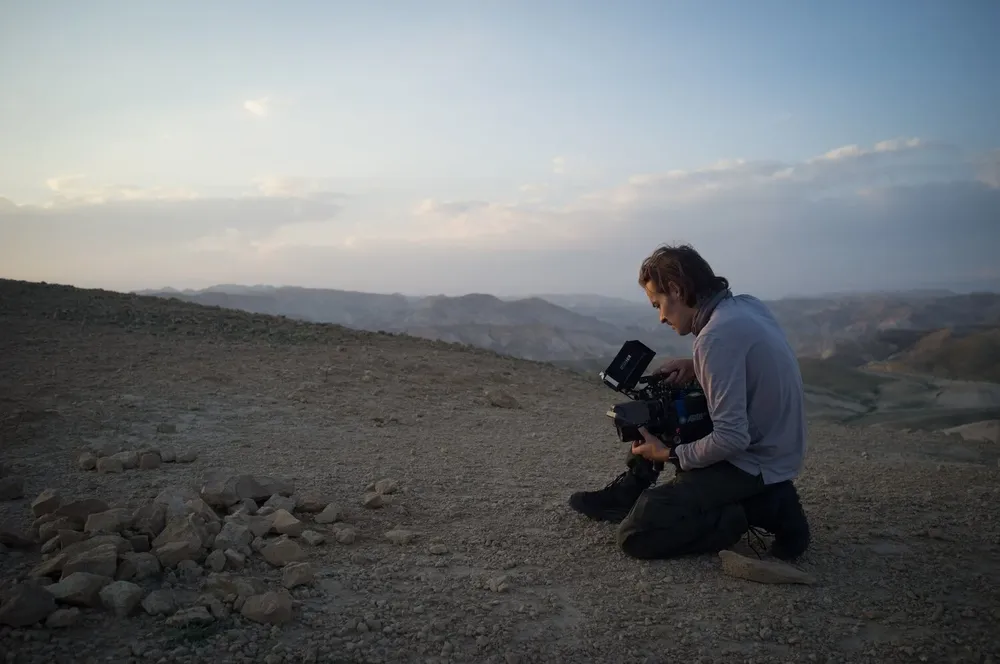
#> input picture assets/img/bts/bts-01.webp, 1000 x 664 px, shrunk from 1500 x 996 before the run
$ python -i fetch_posters.py   (imports and definitions only)
#> lines starting #> are read from the running program, lines starting #| are printed output that depends on the picture
#> further down, picture is the input picture: PIL image 1000x664 RGB; mean R, G, B 110.1, 114.2, 117
"""Download a poster still for each video on multi-video projects.

Saves assets/img/posters/yt-<id>.webp (black letterbox/pillarbox bars trimmed).
Run once when adding a multi-video project, then `python3 build.py`.
"""
import io, json, os, subprocess
from PIL import Image

ROOT = os.path.dirname(os.path.dirname(os.path.abspath(__file__)))
OUT = os.path.join(ROOT, "assets", "img", "posters")


def fetch(video_id):
    for name in ("maxresdefault", "sddefault", "hqdefault"):
        url = f"https://i.ytimg.com/vi/{video_id}/{name}.jpg"
        r = subprocess.run(["curl", "-sf", url], capture_output=True)
        if r.returncode != 0:
            continue
        im = Image.open(io.BytesIO(r.stdout)).convert("RGB")
        if im.width > 120:
            return im
    return None


def trim_bars(im, threshold=18):
#> called with threshold = 18
    gray = im.convert("L")
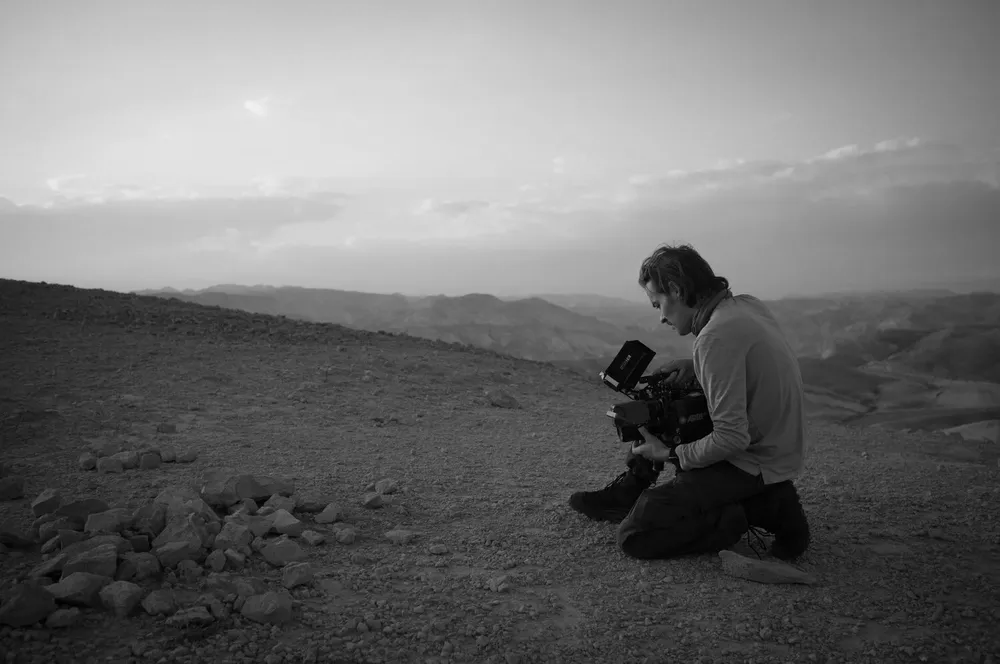
#> gray: PIL image 1000x664 L; min 0, max 241, mean 113.3
    w, h = gray.size
#> w = 1000; h = 664
    rows = [sum(gray.getpixel((x, y)) for x in range(0, w, 8)) / len(range(0, w, 8)) for y in range(h)]
#> rows = 664 values, max 202 at index 148, min 40.82 at index 663, mean 113.4
    cols = [sum(gray.getpixel((x, y)) for y in range(0, h, 8)) / len(range(0, h, 8)) for x in range(w)]
#> cols = 1000 values, max 136.2 at index 430, min 73.72 at index 997, mean 114
    top = next((i for i, v in enumerate(rows) if v > threshold), 0)
#> top = 0
    bottom = h - next((i for i, v in enumerate(reversed(rows)) if v > threshold), 0)
#> bottom = 664
    left = next((i for i, v in enumerate(cols) if v > threshold), 0)
#> left = 0
    right = w - next((i for i, v in enumerate(reversed(cols)) if v > threshold), 0)
#> right = 1000
    if right - left < w * 0.3 or bottom - top < h * 0.3:
        return im
    return im.crop((left, top, right, bottom))


# [22 lines not run here, left out]

>>> from PIL import Image
>>> picture = Image.open('../assets/img/bts/bts-01.webp')
>>> result = trim_bars(picture)

$ run again, on assets/img/bts/bts-02.webp
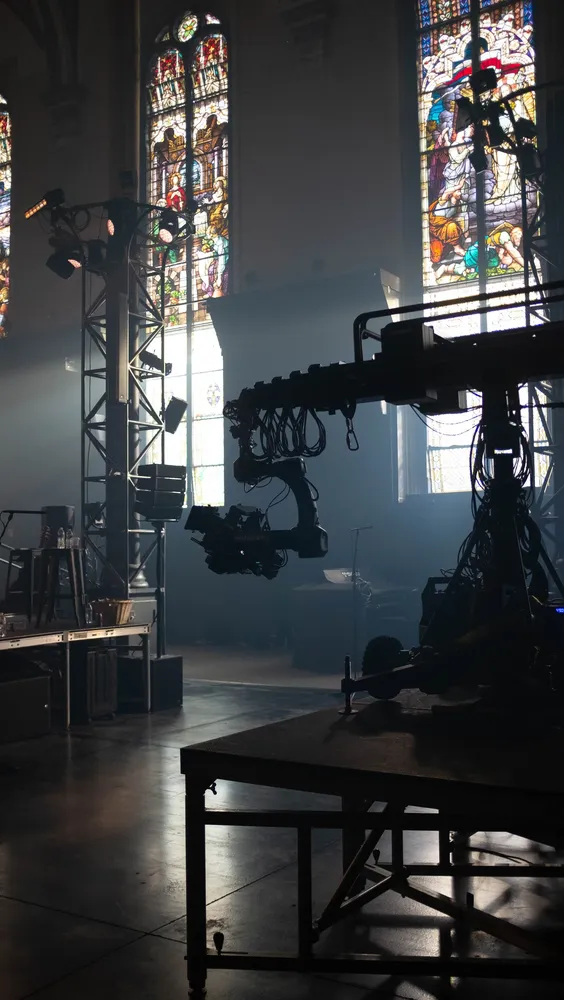
#> input picture assets/img/bts/bts-02.webp, 564 x 1000 px, shrunk from 1500 x 2661 before the run
#> picture is the input picture: PIL image 564x1000 RGB; mean R, G, B 63.2, 65.2, 66.8
#> in trim_bars, `gray = im.convert("L")`:
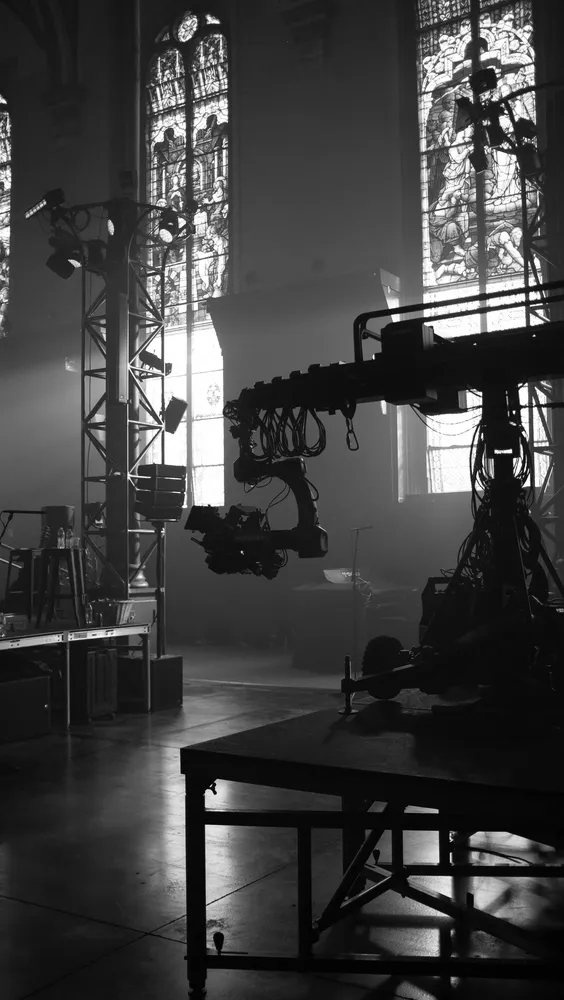
#> gray: PIL image 564x1000 L; min 0, max 255, mean 64.8
#> rows = 1000 values, max 127.9 at index 437, min 10.92 at index 967, mean 65.67
#> cols = 564 values, max 136.6 at index 184, min 25.37 at index 563, mean 64.77
#> top = 0
#> bottom = 1000
#> left = 0
#> right = 564

$ run again, on assets/img/bts/bts-03.webp
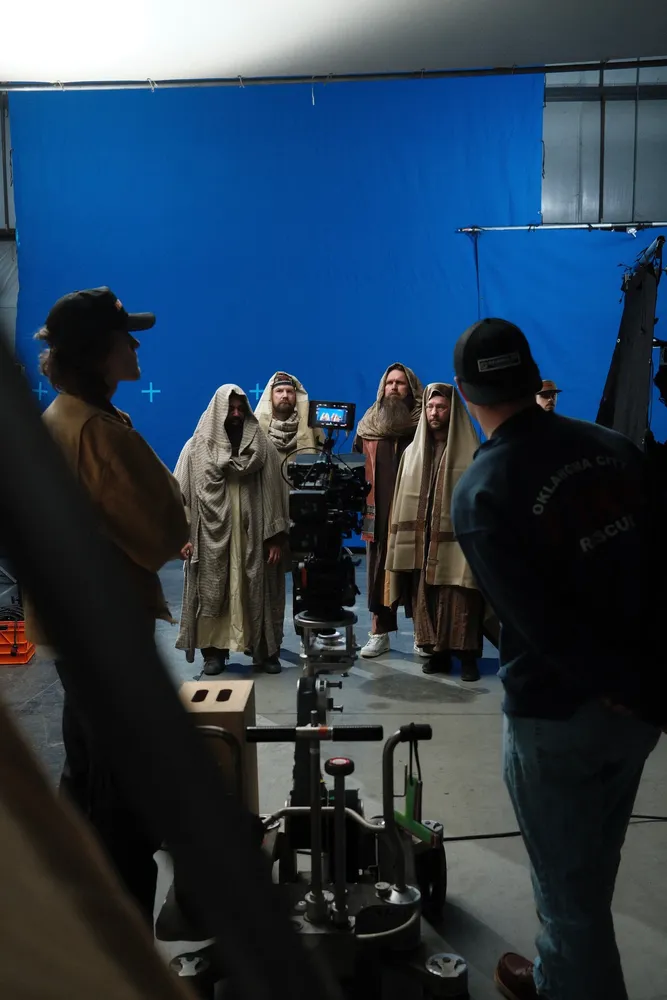
#> input picture assets/img/bts/bts-03.webp, 667 x 1000 px, shrunk from 1500 x 2250 before the run
#> picture is the input picture: PIL image 667x1000 RGB; mean R, G, B 41.7, 60.9, 79.6
#> in trim_bars, `gray = im.convert("L")`:
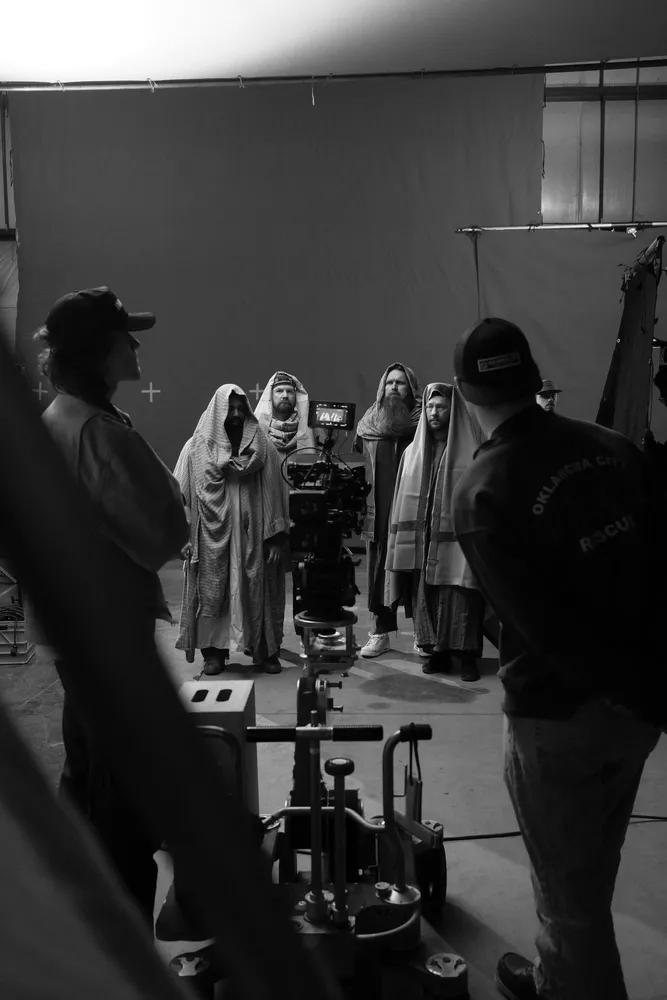
#> gray: PIL image 667x1000 L; min 0, max 255, mean 57.3
#> rows = 1000 values, max 178.3 at index 0, min 23.88 at index 995, mean 57.23
#> cols = 667 values, max 80.41 at index 268, min 26.34 at index 601, mean 58.08
#> top = 0
#> bottom = 1000
#> left = 0
#> right = 667
